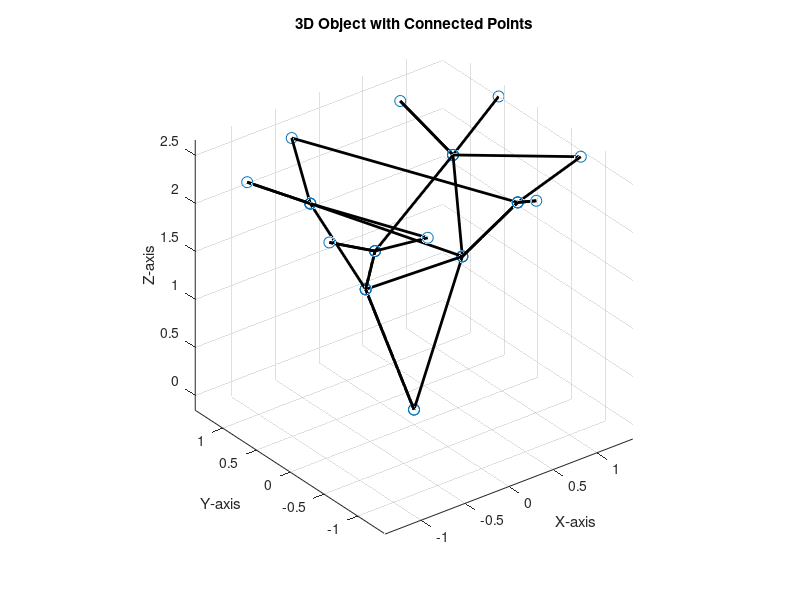
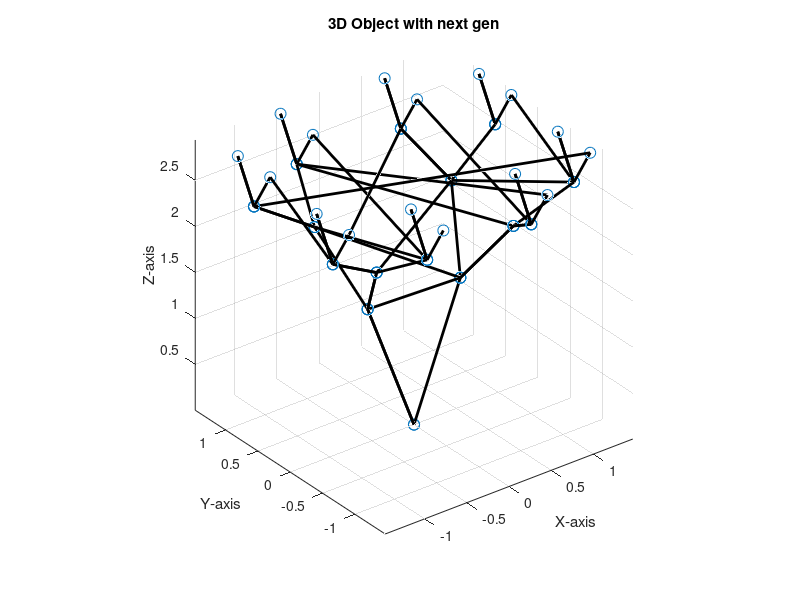

These figures' MATLAB source, in order:
%% load coordinates from rhino
%% 3 trees
X=[1.7333e-10
0.526985
-0.526985
1.407451
0.806743
0.652691
1.333671
0.748639
0.530565
-0.530564
-0.748638
-1.33367
-0.65269
-0.806743
-1.407451
4.0
4.506236
3.493764
5.503882
4.89398
4.877445
5.13096
4.60023
4.259675
3.740325
3.39977
2.86904
3.122556
3.106021
2.496119
-1.417e-9
0.518693
-0.518694
1.471962
0.861685
0.784856
1.227716
0.669292
0.380244
-0.380246
-0.669293
-1.227716
-0.784857
-0.861686
-1.471964
    ];

Y=[1.1084e-10
-0.029594
0.029594
0.579937
0.473663
1.054126
-0.733871
-0.561009
-1.120574
1.120574
0.561009
0.733871
-1.054125
-0.473663
-0.579936
2.0
1.85047
2.14953
2.242131
2.27657
2.877794
0.9796
1.282076
0.786328
3.213673
2.717924
3.020401
1.122206
1.72343
1.75787
4.0
3.902065
4.097936
4.391934
4.36495
4.961474
3.098335
3.345984
2.818541
5.181459
4.654017
4.901666
3.038527
3.635051
3.608067
];

Z=[0.002171
1.426422
1.426422
2.503662
2.154185
2.504232
2.503662
2.154185
2.504232
2.504232
2.154185
2.503662
2.504232
2.154185
2.503662
0.004335
1.42836
1.42836
2.503675
2.155759
2.504238
2.503675
2.155759
2.504238
2.504238
2.155759
2.503675
2.504238
2.155759
2.503675
0.004335
1.42836
1.42836
2.503675
2.155759
2.504238
2.503675
2.155759
2.504238
2.504238
2.155758
2.503675
2.504238
2.155758
2.503675
];

% make points
pt = [X(:), Y(:), Z(:)];
tree1= pt(1:15,:);
tree2= pt(16:30,:);
tree3= pt(31:45,:);
Points =tree1;


%% add new generation
% organize input points so tops points are the daughters 
Points = sortrows(Points, 3);

% seperate layers
grandparent=Points(1,:);
parents=Points(2:3, :);
parents=sortrows(parents, 1);
sisters=Points(4:7, :);
%sort by x to organize 
sisters=sortrows(sisters, 1);
tips=Points(8:15, :);
%sort by x to organize
tips=sortrows(tips, 1);

%match points
%have to switch point 2/3 and 6/7 in tips 
%Swap points (rows) 2 and 3
temp1 = tips(2, :);      % Temporarily store row 2
tips(2, :) = tips(3, :); % Move row 3 to position of row 2
tips(3, :) = temp1;       % Move original row 2 to position of row 3

% Swap points (rows) and 5&7 
temp2 = tips(6, :);      % Temporarily store row 6
tips(6, :) = tips(7, :); % Move row 7 to position of row 6
tips(7, :) = temp2;       % Move original row 6 to position of row 7


% add sister nodes to tips 
tipsorg=[sisters(1,:)
    tips(1,:)
    sisters(1,:)
    tips(2,:)
    sisters(2,:)
    tips(3,:)
    sisters(2,:)
    tips(4,:)
    sisters(3,:)
    tips(5,:)
    sisters(3,:)
    tips(6,:)
    sisters(4,:)
    tips(7,:)
    sisters(4,:)
    tips(8,:)]; 
 

% after 90 rotation
sistersorg=[parents(1,:)
    sisters(1,:)
    parents(1,:)
    sisters(2,:)
    parents(2,:)
    sisters(3,:)
    parents(2,:)
    sisters(4,:)
    ];

%reassemble the points matrix
Points=[grandparent;parents(1,:);grandparent;parents(2,:);sistersorg;tipsorg];

% Plot the points
figure;
plot3(Points(:,1),Points(:,2),Points(:,3), 'o', 'MarkerSize', 8); % Plot points as circles
hold on;

% Connect the points with lines
plot3(Points(:,1),Points(:,2),Points(:,3), '-k', 'LineWidth', 2); % Connect points with black lines

% Labels and view adjustments
xlabel('X-axis'); ylabel('Y-axis'); zlabel('Z-axis');
title('3D Object with Connected Points');
grid on;
axis equal;


% find the tips of the first generation
[~, sortedIndices] = sort(Points(:,3), 'descend'); % Sort in descending order

% Get the top 8 highest points and their original indices
topIndices = sortedIndices(1:8); % Indices of the top 8 points
knownPoints = Points(topIndices, :); % Top 8 points

% Define the new branch length 
distance = 0.5;

% Number of new points to generate (bifurcation)
numPoints = 2;

% Preallocate an array for new points
newPoints = zeros(numPoints, 3);

% Preallocate a cell array to store new points for each known point
newPointsCell = cell(size(knownPoints, 1), 1);

% Generate new points for each known point
for k = 1:size(knownPoints, 1)
    % Get the current known point
    knownPoint = knownPoints(k, :);
    
    % Generate two new points
    for i = 1:numPoints
        % Calculate angles for evenly spaced points
        theta = 2 * pi * (i - 1) / numPoints; % azimuthal angle
        %  branch angle (30 degrees in radians)
        phi = pi/6; % polar angle (fixed to create points on a sphere)
        
        % Convert spherical coordinates to Cartesian coordinates
        x = knownPoint(1) + distance * sin(phi) * sin(theta);
        y = knownPoint(2) + distance * sin(phi) * cos(theta);
        z = knownPoint(3) + distance * cos(phi);
        
    % Store the new rotated point in the matrix
    newPoints((k-1)*numPoints + i, :) = [x, y, z];
    end
end

% % insertion sites
insert=topIndices;
%start at point 28 in the original 
branch1=[Points(insert(8), :);newPoints(15, :);Points(insert(8), :);newPoints(16, :)]; 
branch2=[Points(insert(7), :);newPoints(13, :);Points(insert(7), :);newPoints(14, :)];
branch3=[Points(insert(6), :);newPoints(11, :);Points(insert(6), :);newPoints(12, :)]; 
branch4=[Points(insert(5), :);newPoints(9, :);Points(insert(5), :);newPoints(10, :)];
branch5=[Points(insert(4), :);newPoints(7, :);Points(insert(4), :);newPoints(8, :)]; 
branch6=[Points(insert(3), :);newPoints(5, :);Points(insert(3), :);newPoints(6, :)]; 
branch7=[Points(insert(2), :);newPoints(3, :);Points(insert(2), :);newPoints(4, :)]; 
branch8 = [Points(insert(1), :);newPoints(1, :);Points(insert(1), :);newPoints(2, :)];

newgeneration = [Points;branch1; branch2; branch3; branch4; branch5; branch6; branch7; branch8];

% Plot the known points and the new points
figure;
plot3(newgeneration(:,1),newgeneration(:,2),newgeneration(:,3), 'o', 'MarkerSize', 8); % Plot points as circles
hold on;

% Connect the points with lines
plot3(newgeneration(:,1),newgeneration(:,2),newgeneration(:,3), '-k', 'LineWidth', 2); % Connect points with black lines

% Labels and view adjustments
xlabel('X-axis'); ylabel('Y-axis'); zlabel('Z-axis');
title('3D Object with next gen');
grid on;
axis equal;

